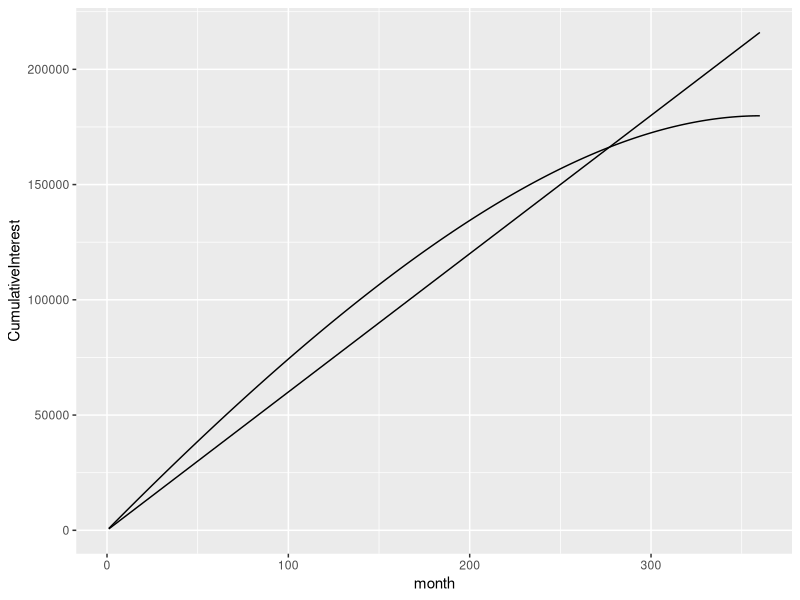

This chart was generated by the following R code:
################################################################################
#
# Time to buy analysis
#
# Zachary Barker, January 2017
#
################################################################################

# Import libraries
library(ggplot2)

# House terms
HousePrice <- 200000
DownPayment <- 20000
InterestRate <- 0.04
TaxRate <- 0.013
MortgageLength <- 30

Rent <- 600
Roommate <- 400


# Calculated monthly payments following the equation:
#    P <- (Pv*R) / [1 - (1 + R)^(-n)] 
MonthlyEffectiveInterest <- (InterestRate + TaxRate)/12
MonthlyPayment <- (HousePrice - DownPayment)*
     (MonthlyEffectiveInterest*((1+ MonthlyEffectiveInterest)^(MortgageLength*12)))/
     ((1+MonthlyEffectiveInterest)^(MortgageLength*12)-1)

# Calculate time series
month <- c(1:360)
df <- data.frame(month)
df$CumulativeAppartment <- df$month*Rent
df$CumulativeHouse <- df$month*MonthlyPayment

# Calculate first row 
df$MonthlyInterest[1] <-(HousePrice-DownPayment)*MonthlyEffectiveInterest
df$MonthlyEquity[1] <- MonthlyPayment - df$MonthlyInterest[1]
df$CumulativeInterest[1] <- df$MonthlyInterest[1]
df$CumulativeEquity[1] <- df$MonthlyEquity[1]

# Calculate remainder of timeseries 
for(i in 2:360){
     df$MonthlyInterest[i] <- MonthlyEffectiveInterest*(HousePrice-DownPayment-df$CumulativeEquity[i-1])
     df$MonthlyEquity[i] <- MonthlyPayment - df$MonthlyInterest[i]
     df$CumulativeInterest[i] <- df$MonthlyInterest[i] + df$CumulativeInterest[i-1]
     df$CumulativeEquity[i] <- df$MonthlyEquity[i] + df$CumulativeEquity[i-1]
}


# Plot
timeseries <- ggplot(data = df) + 
     geom_line(aes(month,CumulativeInterest)) +
     geom_line(aes(month,CumulativeAppartment))

print(timeseries)


